Frame 1 (no input): blank canvas, image omitted
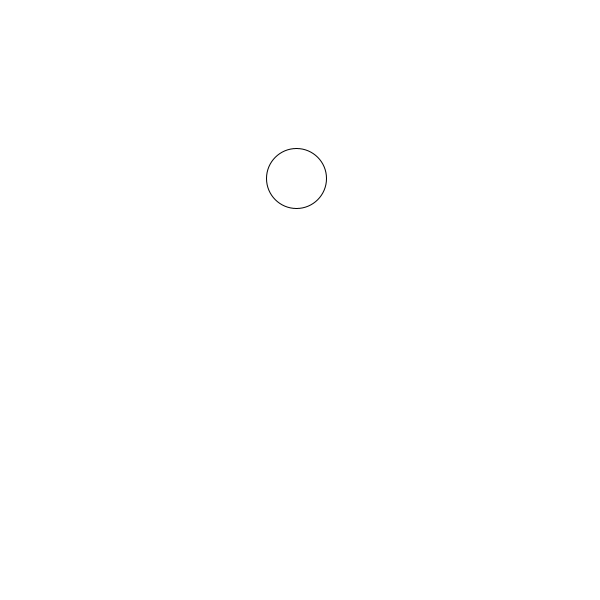
Frame 60 (the mouse pressed at the canvas centre just before this capture)
Frame 120 (the mouse held since frame 60 and released just before this capture): blank canvas, image omitted

The Processing sketch that drew this single still picture (run headless with seeded random() and noise(); from frame 60 on, the mouse is pressed at the canvas centre):

// Processing sketch: sketch0915_ballAnimation
// ── sketch0915_ballAnimation.pde
int circleSize; //size of the circle
int xPos; // x position of the circle
int yPos; // y position of the circle

int xVelocity; // x speed / step of the circle
int yVelocity;

int xDirection; //moving forward or backward?
int yDirection;

void setup(){
  size(600,600);
  background(255,255,255);
  circleSize = 60;
  
  xPos = 1; //start at 1 so we don't get trapped in our "is X equal to 0?" test below
  yPos = 1;
  
  xVelocity = 5;
  yVelocity = 3;
  
  xDirection = 1; //positive 1, moves to the right
  yDirection = 1;
}

void draw(){
  background(255,255,255);
  ellipse(xPos, yPos, circleSize, circleSize);
  
  xPos = xPos + xVelocity;
  yPos = yPos + yVelocity;
//  println(xPos);
  
  /*
  if( xPos >= width){
     xPos = 0; //just reset to 0 in a loop
  }
  */
  
  if (xPos >= width || xPos <= 0){
    xDirection = -xDirection; //now my direction is -1, moving to left
    xVelocity = xVelocity * xDirection; // makes xVelocity negative
  }
  
  if(yPos >= height || yPos <= 0){
    yDirection = -yDirection;
    yVelocity = yVelocity * yDirection;
  }
  
}
